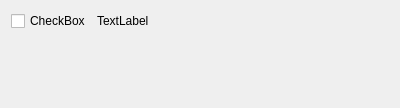
<?xml version="1.0" encoding="UTF-8"?>
<ui version="4.0">
 <class>ProxyIPItem</class>
 <widget class="QFrame" name="ProxyIPItem">
  <property name="geometry">
   <rect>
    <x>0</x>
    <y>0</y>
    <width>400</width>
    <height>106</height>
   </rect>
  </property>
  <property name="windowTitle">
   <string>Frame</string>
  </property>
  <layout class="QVBoxLayout" name="verticalLayout">
   <item>
    <layout class="QHBoxLayout" name="horizontalLayout">
     <item>
      <widget class="QCheckBox" name="nameBox">
       <property name="text">
        <string>CheckBox</string>
       </property>
      </widget>
     </item>
     <item>
      <widget class="QLabel" name="ipLabel">
       <property name="text">
        <string>TextLabel</string>
       </property>
      </widget>
     </item>
     <item>
      <spacer name="horizontalSpacer">
       <property name="orientation">
        <enum>Qt::Horizontal</enum>
       </property>
       <property name="sizeHint" stdset="0">
        <size>
         <width>40</width>
         <height>20</height>
        </size>
       </property>
      </spacer>
     </item>
     <item>
      <widget class="QLabel" name="speedLabel">
       <property name="minimumSize">
        <size>
         <width>30</width>
         <height>0</height>
        </size>
       </property>
       <property name="text">
        <string/>
       </property>
      </widget>
     </item>
    </layout>
   </item>
   <item>
    <widget class="TagListWidget" name="listWidget">
     <property name="maximumSize">
      <size>
       <width>16777215</width>
       <height>60</height>
      </size>
     </property>
     <property name="styleSheet">
      <string notr="true">background-color:transparent;</string>
     </property>
     <property name="flow">
      <enum>QListView::LeftToRight</enum>
     </property>
    </widget>
   </item>
  </layout>
 </widget>
 <customwidgets>
  <customwidget>
   <class>TagListWidget</class>
   <extends>QListWidget</extends>
   <header location="global">component.list.tag_list_widget.h</header>
  </customwidget>
 </customwidgets>
 <resources/>
 <connections/>
</ui>
